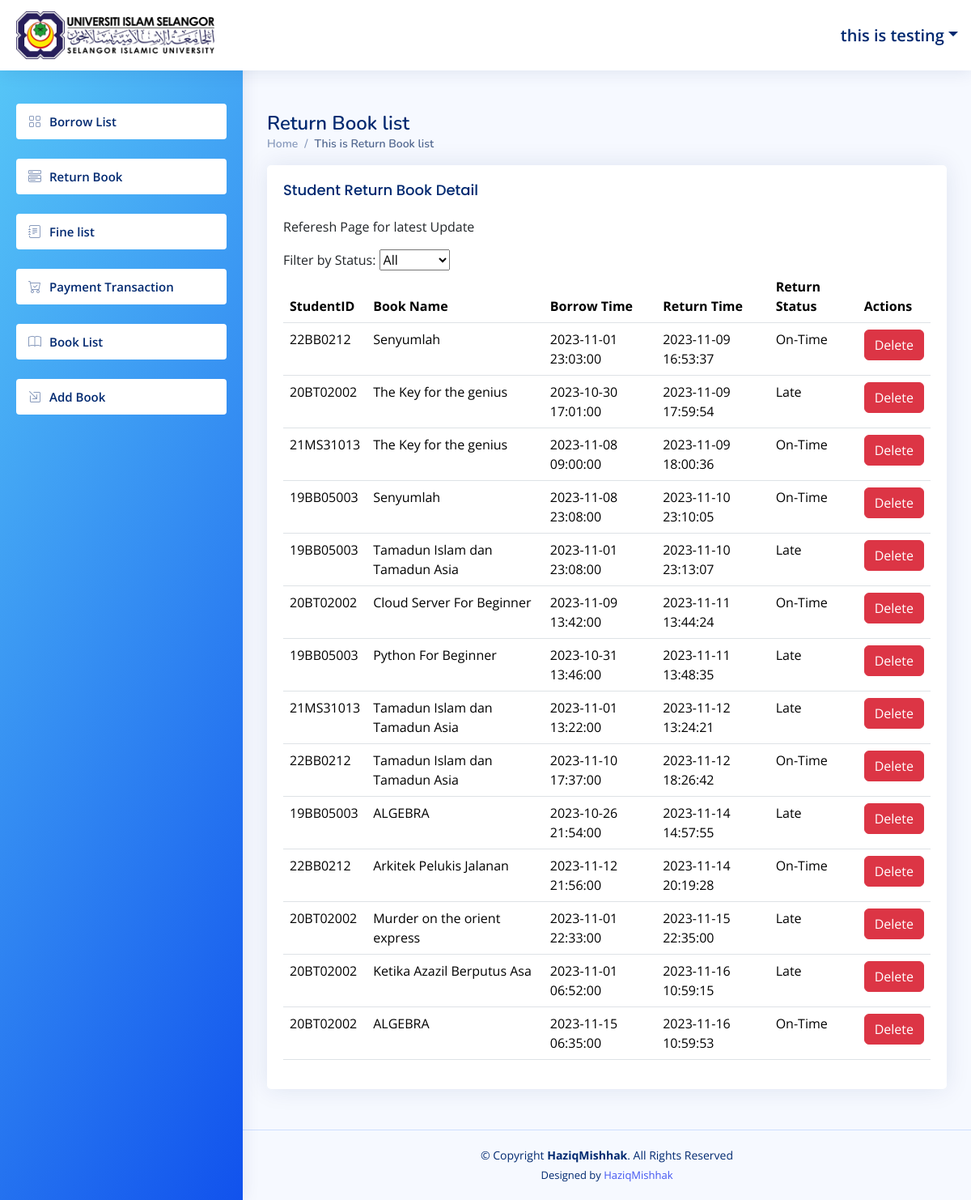
Page /menu/Return.php (signed in) on the committed database.
### tables this page shows
CREATE TABLE `ReturnBook` (
  `ReturnID` int(11) NOT NULL,
  `BorrowID` int(11) NOT NULL,
  `ReturnDate` datetime NOT NULL,
  `Status` enum('On-Time','Late') DEFAULT 'On-Time'
);

CREATE TABLE `Students` (
  `StudentID` varchar(10) NOT NULL,
  `Name` varchar(255) NOT NULL,
  `Email` varchar(255) NOT NULL,
  `Course` varchar(255) NOT NULL,
  `PhoneNumber` varchar(15) NOT NULL
);

CREATE TABLE `Books` (
  `BookID` bigint(20) NOT NULL,
  `BookName` varchar(255) NOT NULL,
  `AuthorName` varchar(255) NOT NULL,
  `PublishDate` date DEFAULT NULL,
  `IsActive` tinyint(1) NOT NULL DEFAULT '1'
);

CREATE TABLE `BorrowBook` (
  `BorrowID` int(11) NOT NULL,
  `BookID` bigint(20) NOT NULL,
  `StudentID` varchar(10) NOT NULL,
  `BorrowDateTime` datetime NOT NULL,
  `DueTime` datetime NOT NULL,
  `Status` enum('Not Due','Late','Returned') DEFAULT 'Not Due'
);

### menu/Return.php (the view, shortened to what this page needs)
<?php
include('header.php');
include('dbconnect.php');
include('sidebar.php');
?>
<main id="main" class="main">
  <div class="pagetitle">
    <h1>Return Book list</h1>
    <nav>
      <ol class="breadcrumb">
        <li class="breadcrumb-item"><a href="Return.php">Home</a></li>
        <li class="breadcrumb-item active">This is Return Book list</li>
      </ol>
    </nav>
  </div>
<section class="section">
      <div class="row">
        <div class="col-lg-12">
          <div class="card">
            <div class="card-body">
              <h5 class="card-title">Student Return Book Detail</h5>
              <p>Referesh Page for latest Update</p>
              <label for="statusFilter">Filter by Status:</label>
              <select id="statusFilter" name="status">
                  <option value="all">All</option>
              </select>
              <table class="table datatable" id="transactionsTable">
                <thead>
                  <tr>
                    <th scope="col">StudentID</th>
                    <th scope="col">Book Name</th>
                    <th scope="col">Borrow Time</th>
                    <th scope="col">Return Time</th>
                    <th scope="col">Return Status</th>
                    <th scope="col">Actions</th>
                  </tr>
                </thead>
                <tbody>
<?php
                $sql = "SELECT ReturnBook.ReturnID, Students.StudentID, Books.BookName, BorrowBook.BorrowDateTime, ReturnBook.ReturnDate, ReturnBook.Status
                FROM ReturnBook
                JOIN BorrowBook ON ReturnBook.BorrowID = BorrowBook.BorrowID
                JOIN Students ON BorrowBook.StudentID = Students.StudentID
                JOIN Books ON BorrowBook.BookID = Books.BookID";
                $result = $conn->query($sql);
                if ($result->num_rows > 0) {
                while($row = $result->fetch_assoc()) {
                echo "<tr>";
                echo "<td>".$row['StudentID']."</td>";
                echo "<td>".$row['BookName']."</td>";
                echo "<td>".$row['BorrowDateTime']."</td>";
                echo "<td>".$row['ReturnDate']."</td>";
                echo "<td>".$row['Status']."</td>";
                echo "<td><button class='btn btn-danger' onclick='confirmDelete(".$row['ReturnID'].")'>Delete</button></td>";
                echo "</tr>";
                }
                } else {
                echo "<tr><td colspan='6'>No results found</td></tr>";
                }
?>
                </tbody>
              </table>
            </div>
          </div>
        </div>
      </div>
    </section>
</main>
    <?php
include('footer.php');
?>
</body>
</html>

### assets/css/menu.css (style rules this page uses)
:root { scroll-behavior: smooth; }
body { font-family: "Open Sans", sans-serif; background: #f6f9ff; color: #444444; }
a { color: #4154f1; text-decoration: none; }
h1, h2, h3, h4, h5, h6 { font-family: "Nunito", sans-serif; }
#main { margin-top: 60px; padding: 20px 30px; transition: all 0.3s; }
.pagetitle { margin-bottom: 10px; }
.pagetitle h1 { font-size: 24px; margin-bottom: 0; margin-top: 28px; font-weight: 600; color: #012970; }
.card { margin-bottom: 30px; border: none; border-radius: 5px; box-shadow: 0px 0 30px rgba(1, 41, 112, 0.1); }
.card-title { padding: 20px 0 15px 0; font-size: 18px; font-weight: 500; color: #012970; font-family: "Poppins", sans-serif; }
.card-body { padding: 0 20px 20px 20px; }
.breadcrumb { font-size: 14px; font-family: "Nunito", sans-serif; color: #899bbd; font-weight: 600; }
.breadcrumb a { color: #899bbd; transition: 0.3s; }
.breadcrumb .breadcrumb-item::before { color: #899bbd; }
.breadcrumb .active { color: #51678f; font-weight: 600; }
@media (min-width: 1200px) { #main, #footer { margin-left: 300px; } }
main { flex: 1; }

### rows in the picture
returnbook: students.StudentID "22BB0212", books.BookName "Senyumlah", BorrowID.BorrowDateTime "2023-11-01 23:03:00", ReturnDate "2023-11-09 16:53:37", Status "On-Time"
returnbook: students.StudentID "20BT02002", books.BookName "The Key for the genius", BorrowID.BorrowDateTime "2023-10-30 17:01:00", ReturnDate "2023-11-09 17:59:54", Status "Late"
returnbook: students.StudentID "21MS31013", books.BookName "The Key for the genius", BorrowID.BorrowDateTime "2023-11-08 09:00:00", ReturnDate "2023-11-09 18:00:36", Status "On-Time"
returnbook: students.StudentID "19BB05003", books.BookName "Senyumlah", BorrowID.BorrowDateTime "2023-11-08 23:08:00", ReturnDate "2023-11-10 23:10:05", Status "On-Time"
returnbook: students.StudentID "19BB05003", books.BookName "Tamadun Islam dan Tamadun Asia", BorrowID.BorrowDateTime "2023-11-01 23:08:00", ReturnDate "2023-11-10 23:13:07", Status "Late"
returnbook: students.StudentID "20BT02002", books.BookName "Cloud Server For Beginner", BorrowID.BorrowDateTime "2023-11-09 13:42:00", ReturnDate "2023-11-11 13:44:24", Status "On-Time"
returnbook: students.StudentID "19BB05003", books.BookName "Python For Beginner", BorrowID.BorrowDateTime "2023-10-31 13:46:00", ReturnDate "2023-11-11 13:48:35", Status "Late"
returnbook: students.StudentID "21MS31013", books.BookName "Tamadun Islam dan Tamadun Asia", BorrowID.BorrowDateTime "2023-11-01 13:22:00", ReturnDate "2023-11-12 13:24:21", Status "Late"
returnbook: students.StudentID "22BB0212", books.BookName "Tamadun Islam dan Tamadun Asia", BorrowID.BorrowDateTime "2023-11-10 17:37:00", ReturnDate "2023-11-12 18:26:42", Status "On-Time"
returnbook: students.StudentID "19BB05003", books.BookName "ALGEBRA", BorrowID.BorrowDateTime "2023-10-26 21:54:00", ReturnDate "2023-11-14 14:57:55", Status "Late"
returnbook: students.StudentID "22BB0212", books.BookName "Arkitek Pelukis Jalanan", BorrowID.BorrowDateTime "2023-11-12 21:56:00", ReturnDate "2023-11-14 20:19:28", Status "On-Time"
returnbook: students.StudentID "20BT02002", books.BookName "Murder on the orient express", BorrowID.BorrowDateTime "2023-11-01 22:33:00", ReturnDate "2023-11-15 22:35:00", Status "Late"
returnbook: students.StudentID "20BT02002", books.BookName "Ketika Azazil Berputus Asa", BorrowID.BorrowDateTime "2023-11-01 06:52:00", ReturnDate "2023-11-16 10:59:15", Status "Late"
returnbook: students.StudentID "20BT02002", books.BookName "ALGEBRA", BorrowID.BorrowDateTime "2023-11-15 06:35:00", ReturnDate "2023-11-16 10:59:53", Status "On-Time"

### other values in the picture
$user_name "this is testing"
